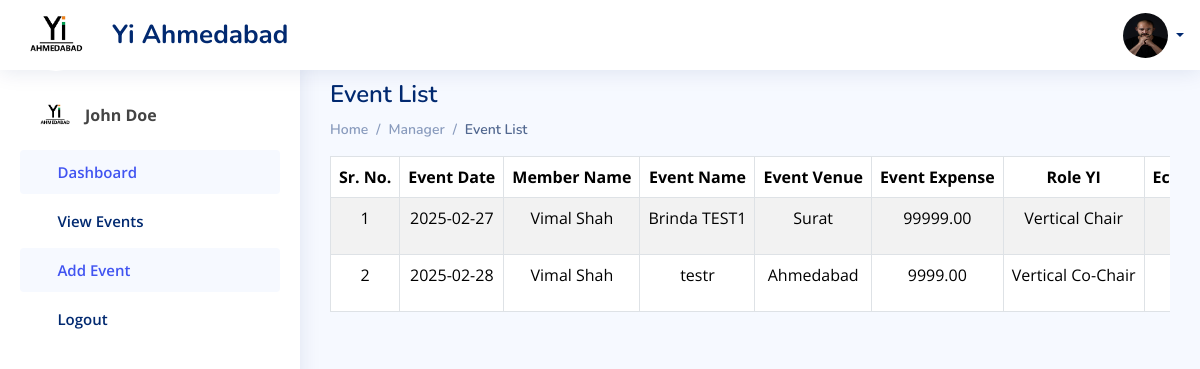
Page /member/event-list (signed in) on the earlier database version.
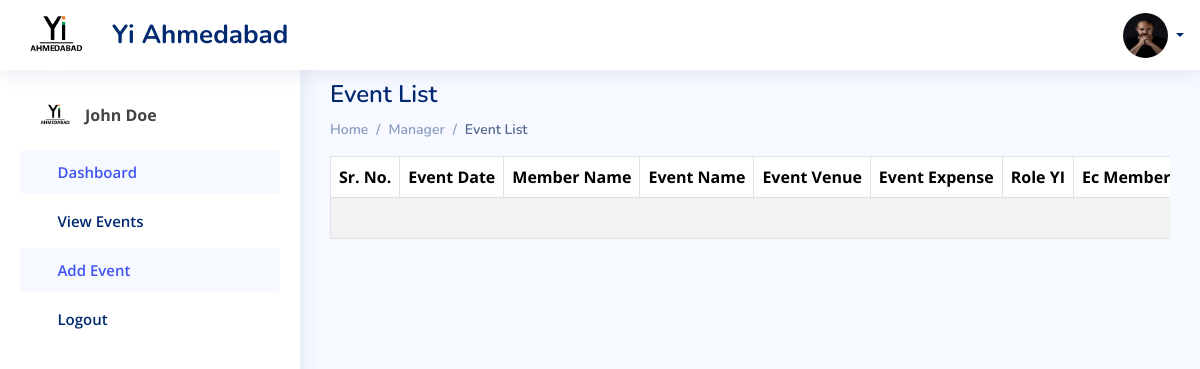
Same page on the later database version.
### manager_app/models.py (models this page shows)
class Event_Data(models.Model):
    user = models.ForeignKey(LoginSide, on_delete=models.SET_NULL, null=True)
    your_name = models.CharField(max_length=50)
    event_name = models.CharField(max_length=200,blank=True)
    event_venue = models.CharField(max_length=200,blank=True)
    event_expense = models.BigIntegerField(blank=True,default=0)
    date = models.CharField(max_length=200)
    role_yi = models.CharField(max_length=200)
    project_vertical = models.CharField(max_length=200)
    project_stakeholder = models.CharField(max_length=200)
    yi_pillar = models.CharField(max_length=200)
    social_link = models.URLField(max_length=300)
    which_SIG = models.CharField(max_length=200,blank=True,null=True)
    event_handle = models.CharField(max_length=200,blank=True,null=True)
    total_impact = models.BigIntegerField(blank=True,default=1)
    school = models.CharField(max_length=200,blank=True,null=True)
    collage = models.CharField(max_length=200,blank=True,null=True)
    associate_partner = models.CharField(max_length=200,null=True,blank=True)

### manager_app/views.py (the view)
# urls.py: path('event-list',event_list,name='event-list'),
@login_required(login_url='index')
def event_list(request):
    user = request.user
    all_event = Event_Data.objects.filter(user=user)
    context = {
        'user': user,
        'k1': all_event
    }
    return render(request, 'manager/event_list.html', context)

### manager_app/templates/manager/event_list.html (shortened to what this page needs)
{% load static %}
<!DOCTYPE html>
<html lang="en">
<head>
    <link href="{% static 'assets/vendor/bootstrap/css/bootstrap.min.css' %}" rel="stylesheet">
    <link href="{% static 'assets/vendor/bootstrap-icons/bootstrap-icons.css' %}" rel="stylesheet">
    <link href="{% static 'css/manager_dashboard.css' %}" rel="stylesheet">
    <link href="{% static 'assets/css/style.css' %}" rel="stylesheet">
    <link href="{% static 'assets/css/footer.css' %}" rel="stylesheet">
    <link href="{% static 'css/inputfiled.css' %}" rel="stylesheet">
</head>
<body>
    {% include 'components/header.html' %}
    {% include 'components/side_navbar.html' %}
    <main id="main" class="main">
        <div class="pagetitle">
            <h1>Event List</h1></div>
            <nav>
                <ol class="breadcrumb">
                    <li class="breadcrumb-item"><a href="{% url 'manager-dashboard' %}">Home</a></li>
                    <li class="breadcrumb-item">Manager</li>
                    <li class="breadcrumb-item active">Event List</li>
                </ol>
            </nav>
        <div class="table-responsive">
            <table class="table table-striped table-bordered" width="100%">
                <thead>
                    <tr class="text-nowrap text-center">
                        <th>Sr. No.</th>
                        <th>Event Date</th>
                        <th>Member Name</th>
                        <th>Event Name</th>
                        <th>Event Venue</th>
                        <th>Event Expense</th>
                        <th>Role YI</th>
                        <th>Ec Members Name</th>
                    </tr>
                </thead>
                <tbody>
                    {% if k1 %}
                        {% for i in k1 %}
                            <tr class="text-nowrap text-center">
                                <td>{{ forloop.counter }}</td>
                                <td>{{ i.date }}</td>
                                <td>{{ i.your_name }}</td>
                                <td>{{ i.event_name }}</td>
                                <td>{{ i.event_venue }}</td>
                                <td>{{ i.event_expense|floatformat:2 }}</td>
                                <td>{{ i.role_yi }}</td>
                                <td>{{ i.event_handle }}<br></td>
                            </tr>
                        {% endfor %}
                    {% else %}
                        <tr>
                            <td colspan="17" class="text-center">No events available</td>
                        </tr>
                    {% endif %}
                </tbody>
            </table>
        </div>
    </main>
</body>
</html>

Differences in the rows shown:
removed Event_Data: date "2025-02-27", your_name "Vimal Shah", event_name "Brinda TEST1", event_venue "Surat", event_expense "99999.00", role_yi "Vertical Chair"
removed Event_Data: date "2025-02-28", your_name "Vimal Shah", event_name "testr", event_venue "Ahmedabad", event_expense "9999.00", role_yi "Vertical Co-Chair"
